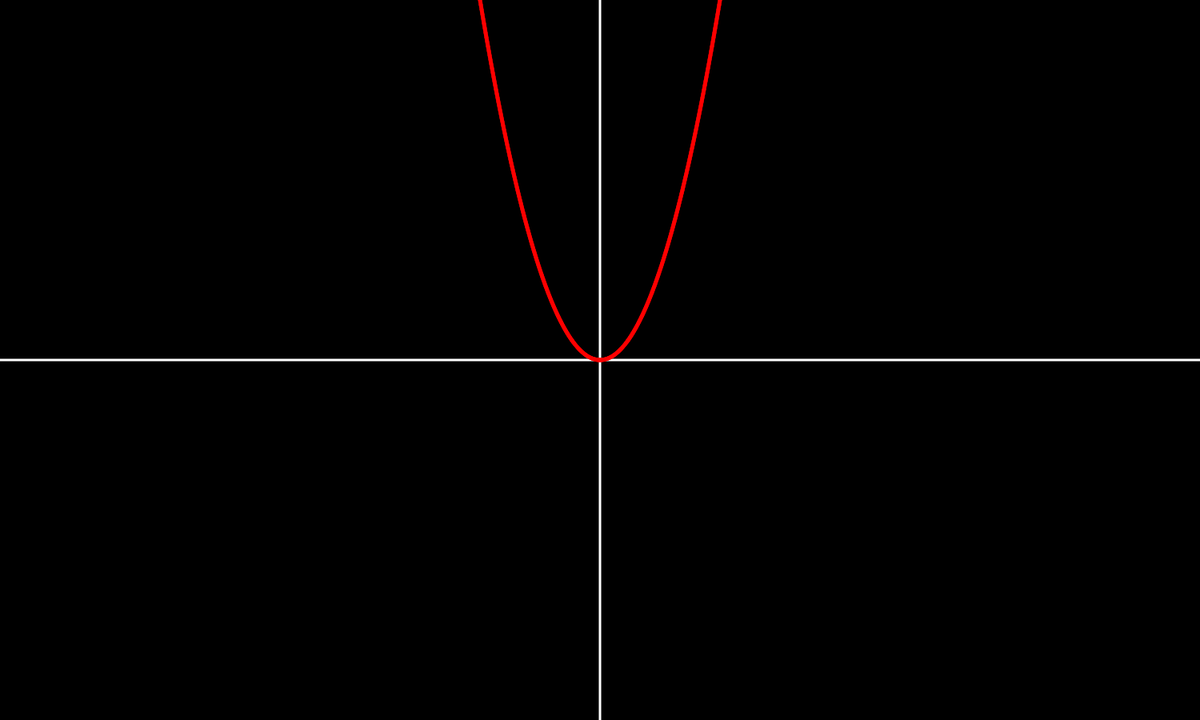
Frame 1 (no input)
Frame 60 (no input): identical to frame 1, image omitted
Frame 120 (the mouse pressed at the canvas centre since frame 60): identical to frame 1, image omitted

The p5.js sketch that drew this single still picture (run headless with seeded random() and noise() and a simulated clock; from frame 60 on, the mouse is pressed at the canvas centre):

// p5.js sketch
// ── sketch.js
let coords = [];
let funcExp = [];
let unitByXPixels = 50;

let x2 = {
    coef: 1,
    exp: 2
};

funcExp.push(x2);

function setup(){
    createCanvas(1500, 900);
    stroke(0);

    saveCoords();
}

function draw(){
    background(0);
    translate(width / 2, height / 2);
    scale(1, -1);
    
    drawAxis();
    drawFunction();
}

function drawAxis(){
    strokeWeight(3);
    stroke(255);
    line(0, -height/2, 0, height/2);
    line(-width/2, 0, width/2, 0);
}

function saveCoords(){
    for (let pixel = -width/2; pixel < width/2; pixel++) {
        let expr = funcExp[0];
        let x = pixel;
        let y = expr.coef * pow(x/unitByXPixels, expr.exp);
        y *= unitByXPixels;
        coords.push(createVector(x, y));
    }
}

function drawFunction(){
    strokeWeight(5);
    stroke(255, 0, 0);
    for (let i = 0; i < coords.length - 1; i++) {
        let xFrom = coords[i].x;
        let yFrom = coords[i].y;
        let xTo = coords[i + 1].x;
        let yTo = coords[i + 1].y;
        line(xFrom, yFrom, xTo, yTo);
    }
}

// function drawFunctionOLD(){
//     for (let pixel = -width/2; pixel < width/2; pixel++) {
//         let expr = funcExp[0];
//         let x = pixel;
//         let y = expr.coef * pow(x/unitByXPixels, expr.exp);
//         y *= unitByXPixels;
//         point(x, y);
//     }
// }
